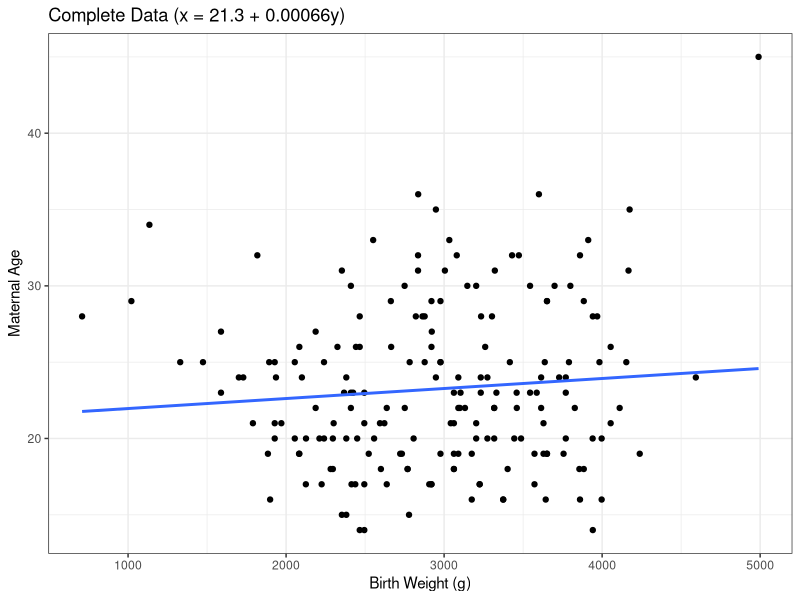
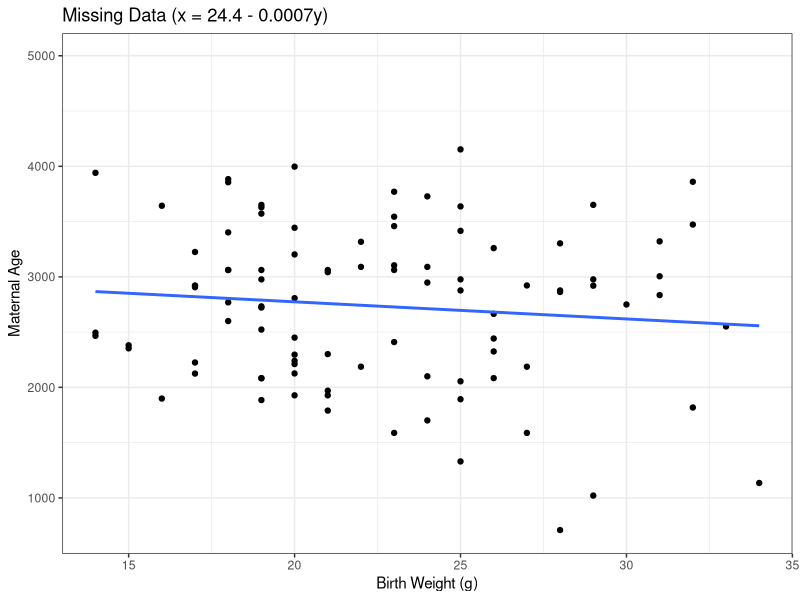
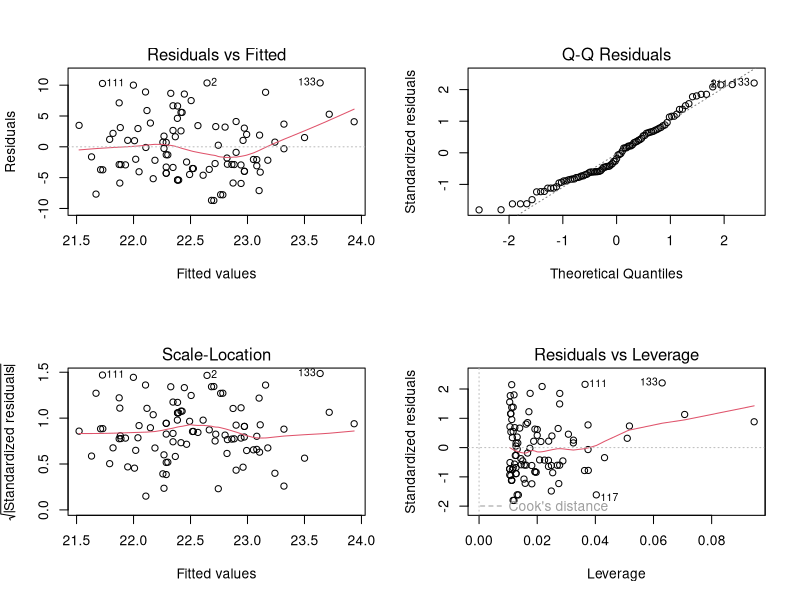
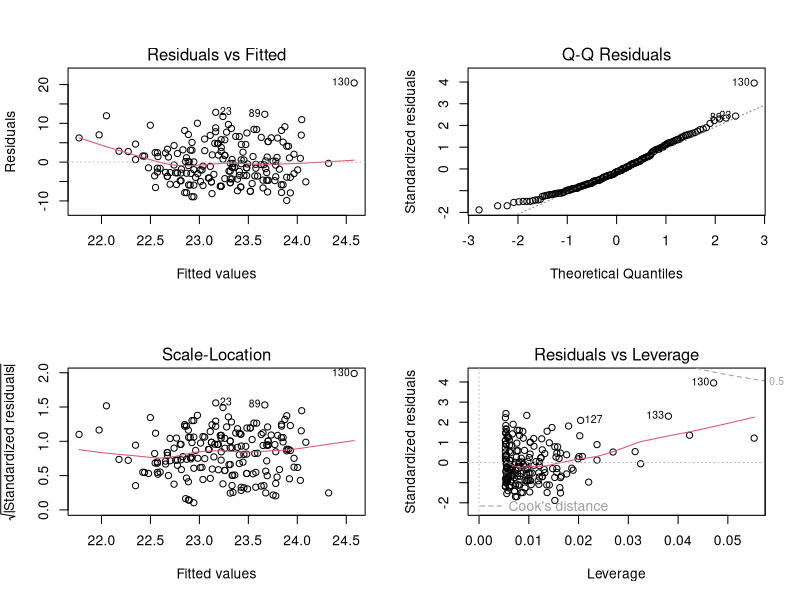
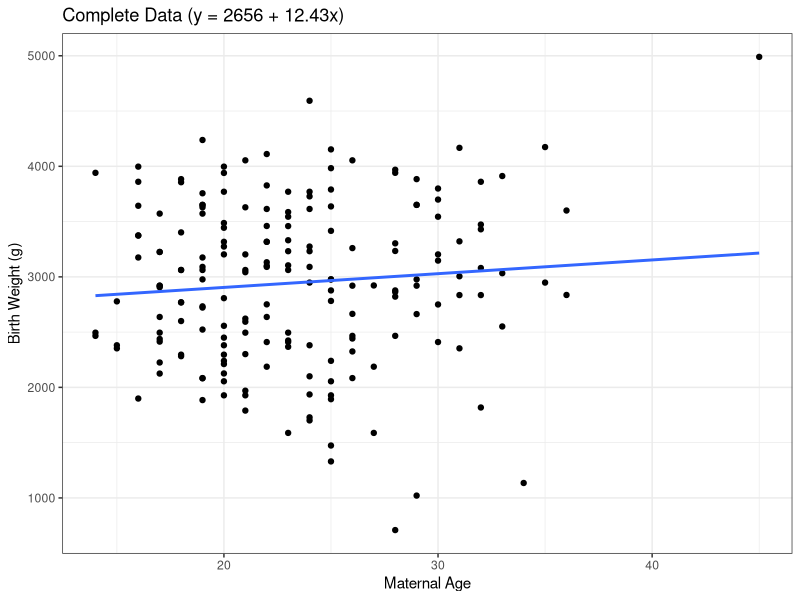
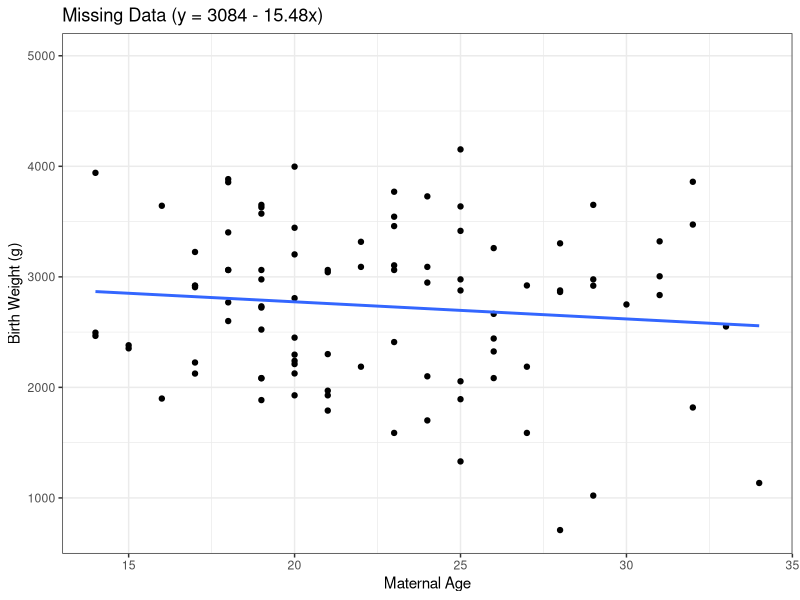
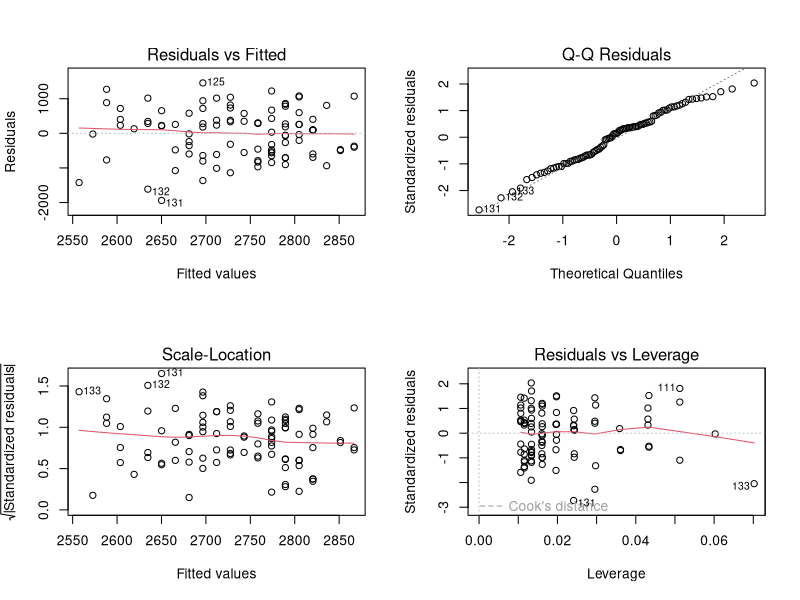
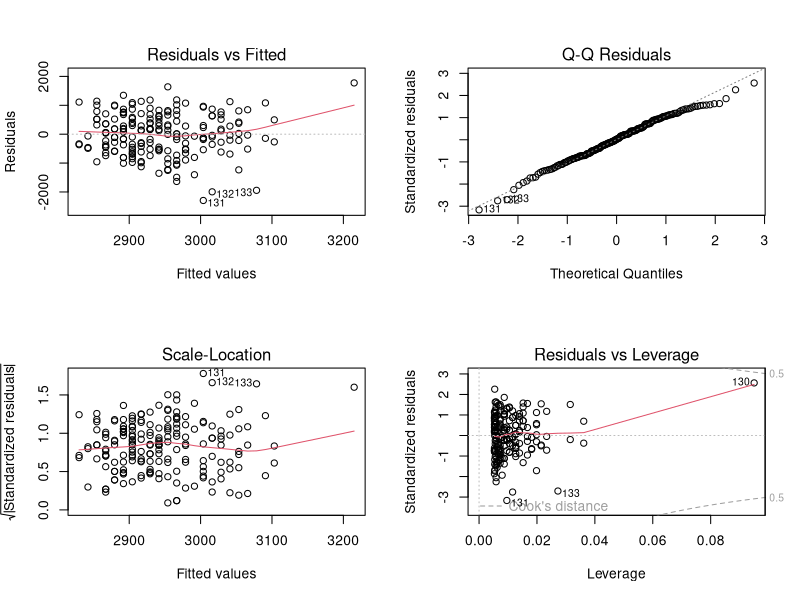

Write the R code that produced these figures, in order.
## ---- chunk 1
library(MASS)
library(dplyr)
library(ggplot2)
data(birthwt)
## ---- chunk 2
# make sure data is complete
any(is.na(birthwt$age))
any(is.na(birthwt$bwt))
## ---- chunk 3
# set up complete dataset (age vs. birth weight)
x <- birthwt$age
y <- birthwt$bwt

data_complete <- data.frame(x = x, y = y)
## ---- chunk 4
# simulate missingess
set.seed(1)

y_scaled <- scale(y) # scale for stability
p_miss <- plogis(0.5 * y_scaled) # logistic model for missingness prob
R <- rbinom(length(x), 1, p_miss) # generate missingness (1 -> missing)

# substitute the missing values into the dataset
x_obs <- x
x_obs[R == 1] <- NA

data_obs <- data.frame(x = x_obs, y = y)
## ---- chunk 5
# about 50% of the data should be missing
mean(is.na(data_obs$x))
## ---- chunk 6
# fit x on y regression for both the original and the missing data datasets
fit_full_xy <- lm(x ~ y, data = data_complete)
fit_missing_xy <- lm(x ~ y, data = data_obs)

# summary outputs
summary(fit_full_xy)
summary(fit_missing_xy)
## ---- chunk 7
data_complete %>% ggplot(aes(x = y, y = x)) + 
  geom_point() + 
  geom_smooth(method = 'lm', se = FALSE) +
  labs(title = "Complete Data (x = 21.3 + 0.00066y)", x = "Birth Weight (g)", y = "Maternal Age") + 
  theme_bw()

data_obs %>% ggplot(aes(x = x, y = y)) + 
  geom_point() + 
  geom_smooth(method = 'lm', se = FALSE) + 
  labs(title = "Missing Data (x = 24.4 - 0.0007y)", x = "Birth Weight (g)", y = "Maternal Age") + 
  theme_bw()
## ---- chunk 8
# residual plots, nothing too alarming
par(mfrow = c(2,2))
plot(fit_missing_xy)
plot(fit_full_xy)
par(mfrow = c(1,1))
## ---- chunk 9
# fit y on x regression for both the original and the missing data datasets
fit_full_yx <- lm(y ~ x, data = data_complete)
fit_missing_yx <- lm(y ~ x, data = data_obs)

# summary outputs
summary(fit_full_yx)
summary(fit_missing_yx)
## ---- chunk 10
data_complete %>% ggplot(aes(x = x, y = y)) + 
  geom_point() + 
  geom_smooth(method = 'lm', se = FALSE) +
  labs(title = "Complete Data (y = 2656 + 12.43x)", x = "Maternal Age", y = "Birth Weight (g)") + 
  theme_bw()

data_obs %>% ggplot(aes(x = x, y = y)) + 
  geom_point() + 
  geom_smooth(method = 'lm', se = FALSE) + 
  labs(title = "Missing Data (y = 3084 - 15.48x)", x = "Maternal Age", y = "Birth Weight (g)") + 
  theme_bw()
## ---- chunk 11
# residual plots, nothing too alarming
par(mfrow = c(2,2))
plot(fit_missing_yx)
plot(fit_full_yx)
par(mfrow = c(1,1))
## ---- chunk 12
# fit x on y on missing data dataset
fit_imp_xy <- lm(x ~ y, data = data_obs)
## ---- chunk 13
# predicted values
x_pred <- predict(fit_imp_xy, newdata = data_obs)

# residual st. dev.
sigma <- summary(fit_imp_xy)$sigma

# find indices of missing observations
x_imp <- data_obs$x
missings <- is.na(x_imp)

# replace NAs with predicted + random noise
x_imp[missings] <- x_pred[missings] + rnorm(sum(missings), 0, sigma)

data_imp <- data.frame(x = x_imp, y = y, missing = as.factor(missings*1))
## ---- chunk 14
# fit y on x using data with imputed values
fit_imp_yx <- lm(y ~ x, data = data_imp) 
summary(fit_imp_yx)
## ---- chunk 15
data_imp %>% ggplot(aes(x = x, y = y)) + 
  geom_point(aes(color = missing)) + 
  geom_smooth(method = 'lm', se = FALSE, color = 'purple') + 
  labs(title = "Stochastic Regression Imputation (y = 3226 - 12.65x)",
       x = "Maternal Age", y = "Birth Weight (g)" ) + 
  scale_color_discrete(name = "Missing") + 
  theme_bw()
## ---- chunk 16
# 100 simulations
n_sim <- 100

# initialize list of results (int, slope, var, corr)
results <- data.frame(
  
  # complete-case
  intercept_cc = numeric(n_sim),
  slope_cc = numeric(n_sim),
  var_cc = numeric(n_sim),
  cor_cc = numeric(n_sim),
  
  # imputed
  intercept_imp = numeric(n_sim),
  slope_imp = numeric(n_sim),
  var_imp = numeric(n_sim),
  cor_imp = numeric(n_sim)
)
## ---- chunk 17
# run the simulations
for (i in 1:n_sim) {
  
  # --- Complete-Case ---
  
  # generate missingness
  p_miss <- plogis(0.5 * scale(y))
  R <- rbinom(length(x), 1, p_miss)
  
  # substitute in missing values
  x_obs <- x
  x_obs[R == 1] <- NA
  data_obs <- data.frame(x = x_obs, y = y)
  
  # complete-case regression
  fit_cc <- lm(y ~ x, data = data_obs)
  
  # store results
  results$intercept_cc[i] <- coef(fit_cc)[1]
  results$slope_cc[i] <- coef(fit_cc)[2]
  results$var_cc[i] <- summary(fit_cc)$sigma^2
  results$cor_cc[i] <- cor(data_obs$x, data_obs$y, use = "complete.obs")
  
  
  # --- Stochastic Regression Imputation ---
  
  # fit x on y
  fit_imp_xy <- lm(x ~ y, data = data_obs)
  
  # predicted values + residual st. dev.
  x_pred <- predict(fit_imp_xy, newdata = data_obs)
  sigma <- summary(fit_imp_xy)$sigma
  
  # replace NAs with predicted + random noise
  x_imp <- x_obs
  missings <- is.na(x_imp)
  x_imp[missings] <- x_pred[missings] + rnorm(sum(missings), 0, sigma)
  
  data_imp <- data.frame(x = x_imp, y = y)
  
  # fit y on x using data with imputed values
  fit_imp_yx <- lm(y ~ x, data = data_imp)
  
  # store results
  results$intercept_imp[i] <- coef(fit_imp_yx)[1]
  results$slope_imp[i] <- coef(fit_imp_yx)[2]
  results$var_imp[i] <- summary(fit_imp_yx)$sigma^2
  results$cor_imp[i] <- cor(data_imp$x, data_imp$y)
}
## ---- chunk 18
# summary statistics of complete dataset for comparison
complete_model <- lm(y ~ x, data = data_complete)

complete_intercept <- coef(complete_model)[1]
complete_slope <- coef(complete_model)[2]
complete_var <- summary(complete_model)$sigma^2
complete_cor <- cor(x, y)
## ---- chunk 19
# slope histograms
results %>% ggplot(aes(x = slope_cc)) +
  geom_histogram(binwidth = 5, fill = 'lightblue') + 
  geom_vline(xintercept = complete_slope, color = 'red', linewidth = 1) + 
  geom_vline(xintercept = mean(results$slope_cc), color = 'blue', linewidth = 1) + 
  labs(title = "Complete-Case Analysis (avg = 1.04, obs = 12.43)", x = "Age Coefficient",
       y = NULL) + 
  theme_bw()

results %>% ggplot(aes(x = slope_imp)) +
  geom_histogram(binwidth = 5, fill = 'lightblue') + 
  geom_vline(xintercept = complete_slope, color = 'red', linewidth = 1) + 
  geom_vline(xintercept = mean(results$slope_imp), color = 'blue', linewidth = 1) +
  labs(title = "Stochastic Regression Imputation (avg = 0.23, obs = 12.43)", x = "Age Coefficient",
       y = NULL) + 
  theme_bw()
## ---- chunk 20
# intercept histograms
results %>% ggplot(aes(x = intercept_cc)) +
  geom_histogram(bins = 10, fill = 'lightblue') + 
  geom_vline(xintercept = complete_intercept, color = 'red', linewidth = 1) + 
  geom_vline(xintercept = mean(results$intercept_cc), color = 'blue', 
             linewidth = 1) +
  labs(title = "Complete-Case Analysis (avg = 2749.9, obs = 2655.7)", x = "Intercept Coefficient",
       y = NULL) + 
  theme_bw()

results %>% ggplot(aes(x = intercept_imp)) +
  geom_histogram(bins = 10, fill = 'lightblue') + 
  geom_vline(xintercept = complete_intercept, color = 'red', linewidth = 1) + 
  geom_vline(xintercept = mean(results$intercept_imp), color = 'blue', 
             linewidth = 1) + 
  labs(title = "Stochastic Regression Imputation (avg = 2937.7, obs = 2655.7)", x = "Intercept Coefficient",
       y = NULL) + 
  theme_bw()
## ---- chunk 21
# variance histograms
results %>% ggplot(aes(x = var_cc)) +
  geom_histogram(bins = 10, fill = 'lightblue') + 
  geom_vline(xintercept = complete_var, color = 'red', linewidth = 1) + 
  geom_vline(xintercept = mean(results$var_cc), color = 'blue', linewidth = 1) + 
  labs(title = "Complete-Case Analysis (avg = 512803.1, obs = 530236.2)", x = "Residual Variance",
       y = NULL) + 
  theme_bw()

results %>% ggplot(aes(x = var_imp)) +
  geom_histogram(bins = 10, fill = 'lightblue') + 
  geom_vline(xintercept = complete_var, color = 'red', linewidth = 1) + 
  geom_vline(xintercept = mean(results$var_imp), color = 'blue', linewidth = 1) + 
  labs(title = "Stochastic Regression Imputation (avg = 531066.9, obs = 530236.2)", x = "Residual Variance",
       y = NULL) + 
  theme_bw()
## ---- chunk 22
# correlation histograms
results %>% ggplot(aes(x = cor_cc)) +
  geom_histogram(bins = 10, fill = 'lightblue') + 
  geom_vline(xintercept = complete_cor, color = 'red', linewidth = 1) +
  geom_vline(xintercept = mean(results$cor_cc), color = 'blue', linewidth = 1) +
  labs(title = "Complete-Case Analysis (avg = 0.009, obs = 0.090)", x = "Correlation Coefficient",
       y = NULL) + 
  theme_bw()

results %>% ggplot(aes(x = cor_imp)) +
  geom_histogram(bins = 10, fill = 'lightblue') + 
  geom_vline(xintercept = complete_cor, color = 'red', linewidth = 1) + 
  geom_vline(xintercept = mean(results$cor_imp), color = 'blue', linewidth = 1) +
  labs(title = "Stochastic Regression Imputation (avg = 0.003, obs = 0.090)", x = "Correlation Coefficient",
       y = NULL) + 
  theme_bw()
